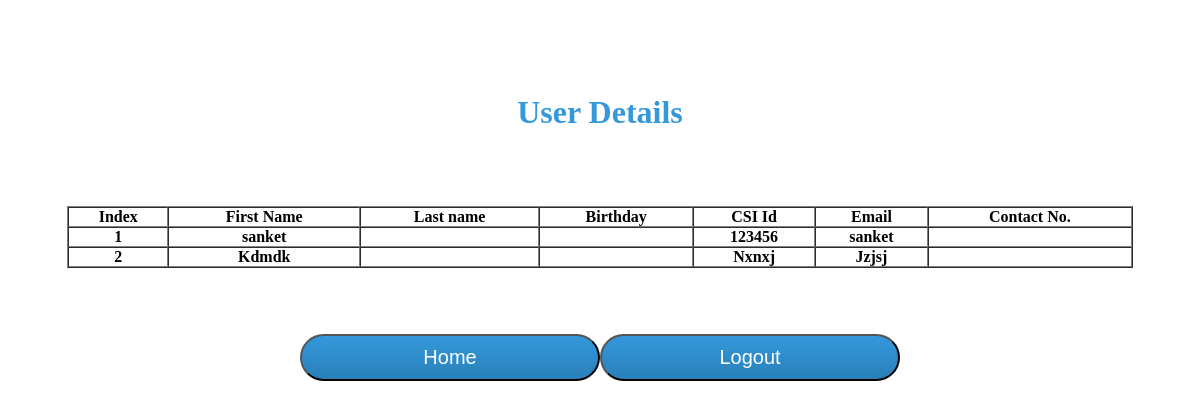
The page /old/DisplayUser.php on the database its author committed.
### tables this page shows
CREATE TABLE IF NOT EXISTS `user` (
`id` int(11) NOT NULL,
  `name` varchar(50) NOT NULL,
  `password` varchar(50) NOT NULL,
  `csiid` varchar(50) NOT NULL,
  `email` varchar(50) NOT NULL,
  `branch` varchar(20) NOT NULL,
  `mobile_no` varchar(20) NOT NULL
);

### old/DisplayUser.php (the view, shortened to what this page needs)
<html>
 <head>
   <link rel='stylesheet' type='text/css' href='stylesheet.css'>
  </head>
  <body>
   <center><br><br>
   <h1>  User Details</h1>
   <div>
   <br>
   <br>
   <br>
   <table border="1" cellpadding="0" cellspacing="0" width="90%">
   <tr>
   <th>Index</th>
   <th>First Name</th>
   <th>Last name</th>
   <th>Birthday</th>
   <th>CSI Id</th>
   <th>Email</th>
   <th>Contact No.</th>
   </tr>
   <?php
	$q="SELECT * FROM user";
	$result=mysql_query($q) or die('Query "' . $q . '" failed: ' . mysql_error());
	$index=0;
   $index++;
   while($row = mysql_fetch_array($result, MYSQL_ASSOC))
   {
      echo "<tr>
			<th>{$index}</th>
			<th>{$row['name']}</th>
			<th>{$row['lastname']}</th>
			<th>{$row['bday']}</th>
			<th>{$row['csiid']}</th>
			<th>{$row['email']}</th>
			<th>{$row['mobileno']}</th>
			</tr>";
	$index++;
   }
   ?>
   <table>
   <br>
   <br>
	<button id="home" class='button'><a href="home.php">Home</a></button>
	<button id="logout" class='button'><a href="logout.php">Logout</a></button>
   <br>
   <br>
   </div>
   </center>
  </body>
</html>

### old/stylesheet.css (style rules this page uses)
body { background-color : #ffffff; font-family : verdana; }
h1 { color: #3498db; margin-top : 50px; }
a { text-decoration : none; color : #ffffff; }
.button { background: #3498db; background-image: -webkit-linear-gradient(top, #3498db, #2980b9); background-image: -moz-linear-gradient(top, #3498db, #2980b9); background-image: -ms-linear-gradient(top, #3498db, #2980b9); background-image: -o-linear-gradient(top, #3498db, #2980b9); background-image: linear-gradient(to bottom, #3498db, #2980b9); -webkit-border-radius: 28; -moz-border-radius: 28; border-radius: 28px; font-family: Arial; color: #ffffff; font-size: 20px; padding: 10px 20px 10px 20px; text-decoration: none; margin-top : 30px; width : 300px; }

### rows shown on the page
user: name "sanket", csiid "123456", email "sanket"
user: name "Kdmdk", csiid "Nxnxj", email "Jzjsj"
